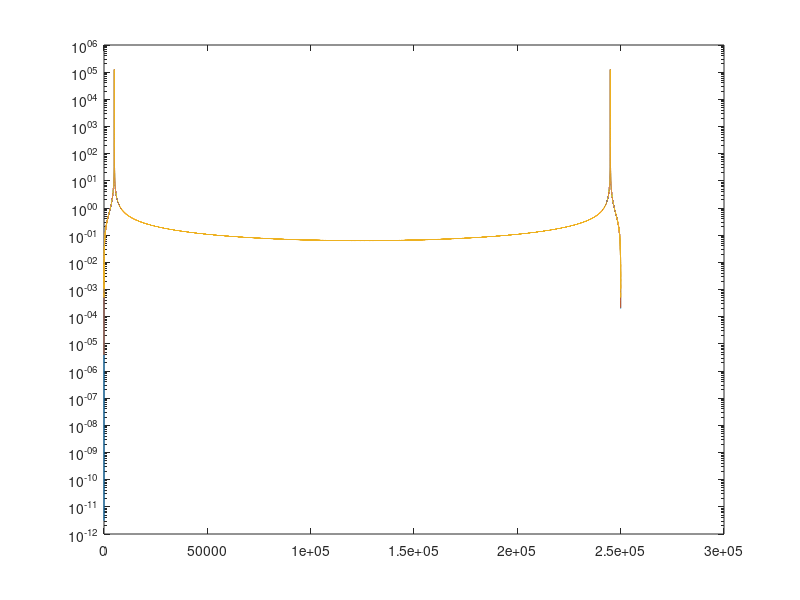

Here is the MATLAB script that generated this plot:
t1 = (0:1e-6:250e-3)';
t2 = t1+0.3e-12*randn(250e3+1,1);
t3 = t1+20e-12*randn(250e3+1,1);

V1 = sin(2*pi*20e3*t1);
V2 = sin(2*pi*20e3*t2);
V3 = sin(2*pi*20e3*t3);

hold off
semilogy(abs(fft(V1)))
hold on
semilogy(abs(fft(V2)))
semilogy(abs(fft(V3)))
